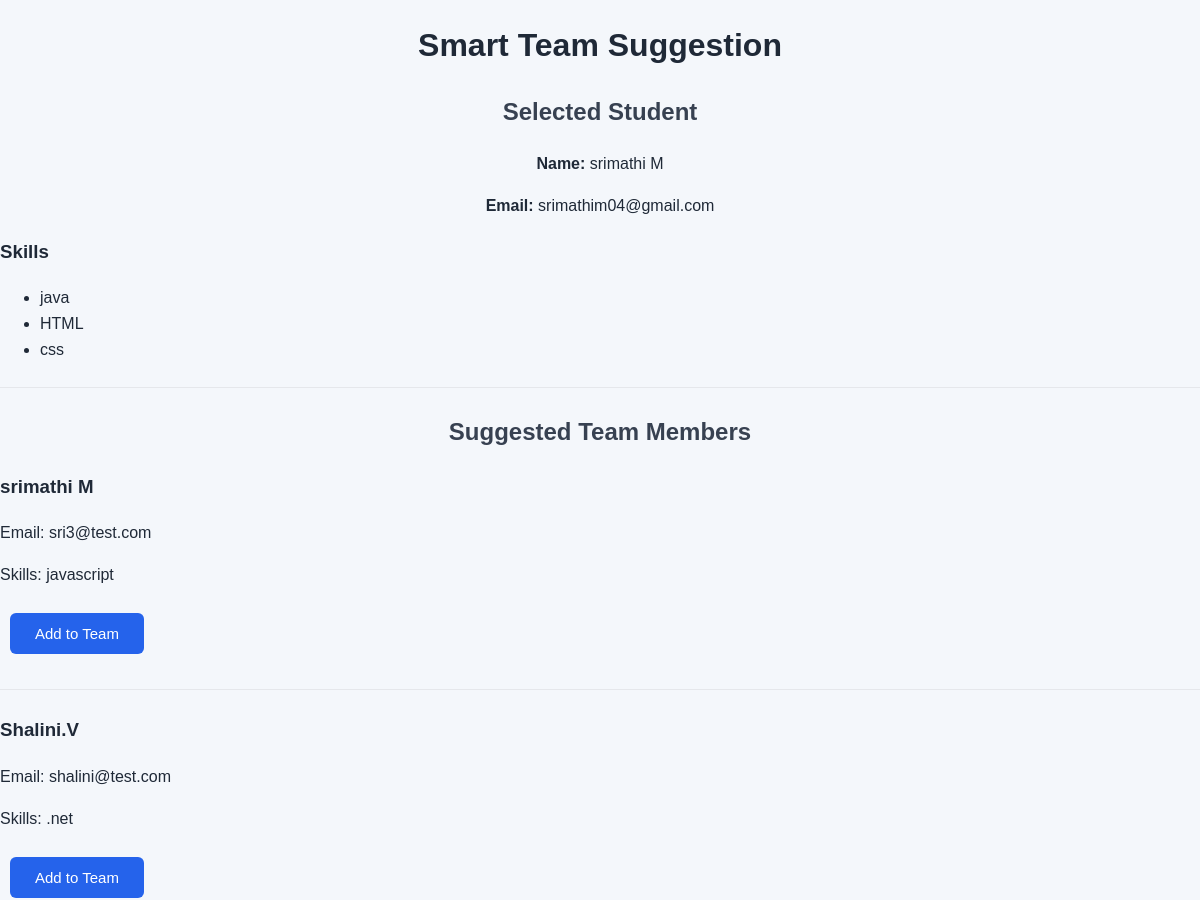
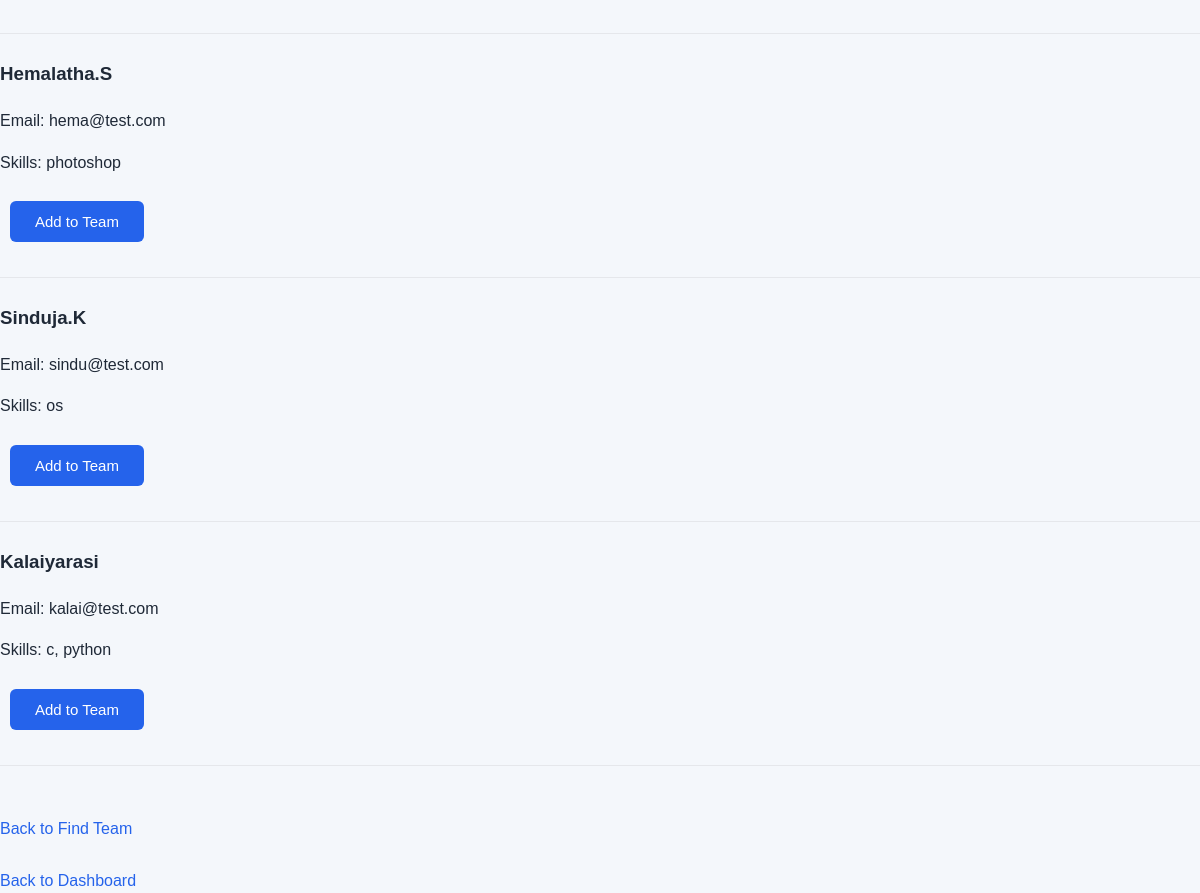
The page /suggest-team/1 on the database its author committed (2 pictures, top to bottom).
### tables this page shows
CREATE TABLE users (
            id INTEGER PRIMARY KEY AUTOINCREMENT,
            name TEXT NOT NULL,
            email TEXT UNIQUE NOT NULL,
            password TEXT NOT NULL,
            role TEXT NOT NULL
        );

CREATE TABLE skills (
            id INTEGER PRIMARY KEY AUTOINCREMENT,
            skill_name TEXT UNIQUE NOT NULL
        );

### app.py (the view)
@app.route("/suggest-team/<int:student_id>")
def suggest_team(student_id):
    conn = get_db_connection()
    selected_student = conn.execute("""
        SELECT
            id,
            name,
            email
        FROM users
        WHERE id = ?
        AND role = 'student'
    """, (
        student_id,
    )).fetchone()
    if selected_student is None:
        conn.close()
        return "Student not found!"
    selected_skills = conn.execute("""
        SELECT skills.skill_name

        FROM student_profiles

        JOIN student_skills
            ON student_profiles.id = student_skills.student_id

        JOIN skills
            ON student_skills.skill_id = skills.id

        WHERE student_profiles.user_id = ?
    """, (
        student_id,
    )).fetchall()
    selected_skill_names = [
        skill["skill_name"].lower()
        for skill in selected_skills
    ]
    other_students = conn.execute("""
        SELECT
            users.id,
            users.name,
            users.email,
            GROUP_CONCAT(
                DISTINCT skills.skill_name
            ) AS skills

        FROM users

        JOIN student_profiles
            ON users.id = student_profiles.user_id

        JOIN student_skills
            ON student_profiles.id = student_skills.student_id

        JOIN skills
            ON student_skills.skill_id = skills.id

        WHERE users.role = 'student'

        AND users.id != ?

        GROUP BY users.id
    """, (
        student_id,
    )).fetchall()
    suggested_students = []
    for student in other_students:
        if student["skills"]:
            student_skills = [
                skill.strip().lower()
                for skill in student["skills"].split(",")
            ]
            has_different_skill = any(
                skill not in selected_skill_names
                for skill in student_skills
            )
            if has_different_skill:
                suggested_students.append(student)
    conn.close()
    return render_template(
        "team_suggestion.html",
        student=selected_student,
        skills=selected_skills,
        suggested_students=suggested_students
    )

### app.py (called while the page is built)
def get_db_connection():
    conn = sqlite3.connect(DATABASE)
    conn.row_factory = sqlite3.Row
    return conn

### templates/team_suggestion.html (shortened to what this page needs)
<!DOCTYPE html>
<html lang="en">
<head>
    <link rel="stylesheet" href="{{ url_for('static', filename='style.css') }}">
</head>
<body>
    <h1>Smart Team Suggestion</h1>
    <h2>Selected Student</h2>
    <p>
        <strong>Name:</strong>
        {{ student["name"] }}
    </p>
    <p>
        <strong>Email:</strong>
        {{ student["email"] }}
    </p>
    <h3>Skills</h3>
    {% if skills %}
        <ul>
            {% for skill in skills %}
                <li>{{ skill["skill_name"] }}</li>
            {% endfor %}
        </ul>
    {% else %}
        <p>No skills added yet.</p>
    {% endif %}
    <hr>
    <h2>Suggested Team Members</h2>
{% if suggested_students %}
    {% for member in suggested_students %}
        <div>
            <h3>{{ member["name"] }}</h3>
            <p>
                Email: {{ member["email"] }}
            </p>
            <p>
                Skills:
                {{ member["skills"] or "No skills added yet" }}
            </p>
<a href="/add-to-team/{{ student['id'] }}/{{ member['id'] }}">
    <button type="button">Add to Team</button>
</a>
            <hr>
        </div>
    {% endfor %}
{% else %}
    <p>No suitable team members found.</p>
{% endif %}
    <br>
    <a href="/find-team">Back to Find Team</a>
    <br><br>
    <a href="/student-dashboard">Back to Dashboard</a>
</body>
</html>

### static/style.css (style rules this page uses)
* { box-sizing: border-box; }
body { font-family: Arial, sans-serif; margin: 0; padding: 0; background-color: #f4f7fb; color: #1f2937; line-height: 1.6; }
h1 { margin-top: 20px; color: #1f2937; font-size: 32px; }
h2 { color: #374151; }
h3 { color: #1f2937; }
p { font-size: 16px; line-height: 1.6; }
button { background-color: #2563eb; color: white; border: none; padding: 12px 25px; margin: 10px; border-radius: 6px; cursor: pointer; font-size: 15px; transition: 0.3s; }
a { color: #2563eb; text-decoration: none; }
hr { border: 0; border-top: 1px solid #e5e7eb; margin: 25px 0; }
body > h1, body > h2, body > p { text-align: center; }

### rows shown on the page
users: name "srimathi M", email "srimathim04@gmail.com"
skills: skill_name "java"
skills: skill_name "HTML"
skills: skill_name "css"
users: name "srimathi M", email "sri3@test.com", member "javascript"
users: name "Shalini.V", email "shalini@test.com", member ".net"
users: name "Hemalatha.S", email "hema@test.com", member "photoshop"
users: name "Sinduja.K", email "sindu@test.com", member "os"
users: name "Kalaiyarasi", email "kalai@test.com", member "c, python"
